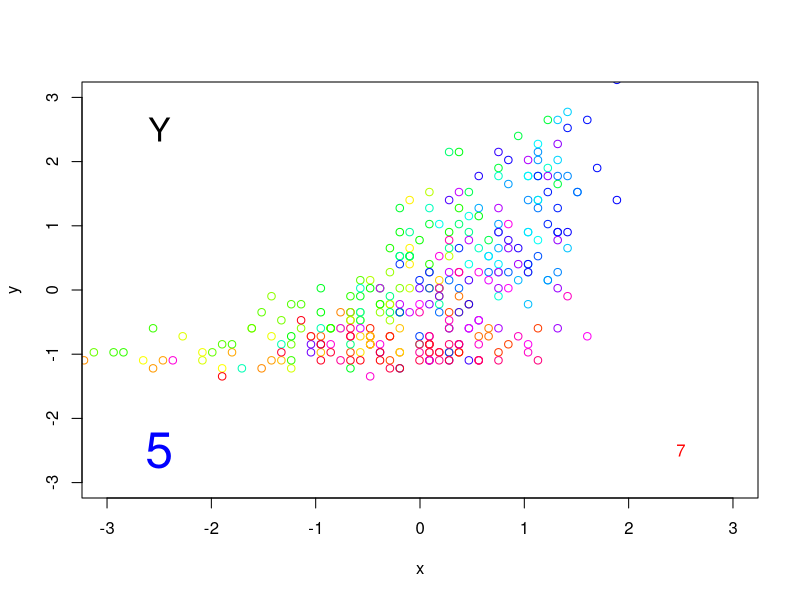
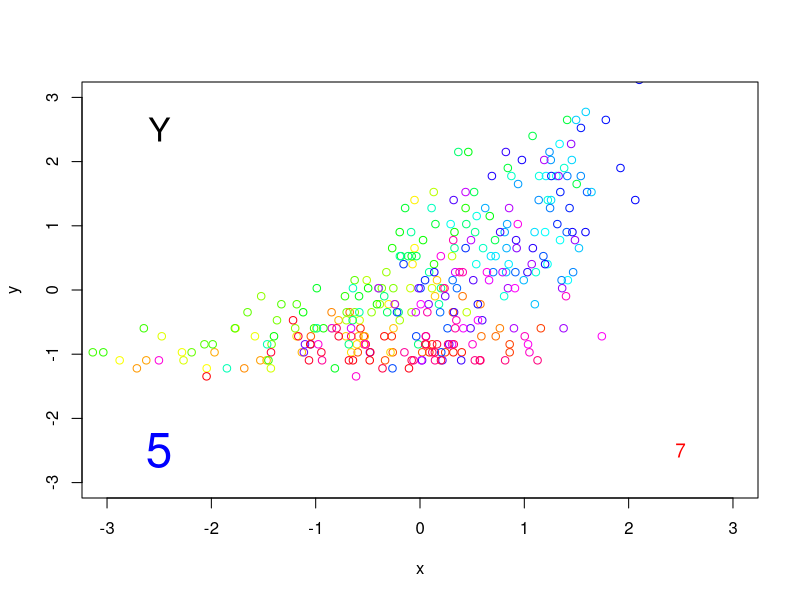
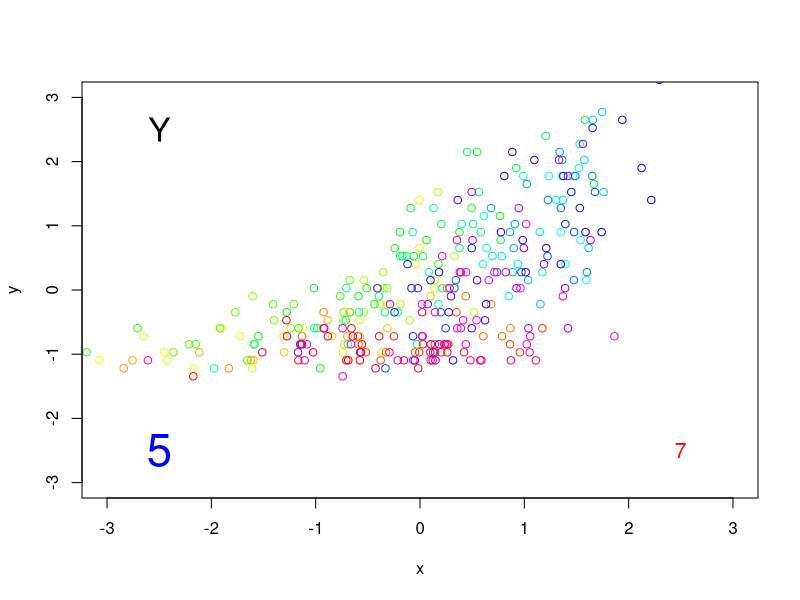
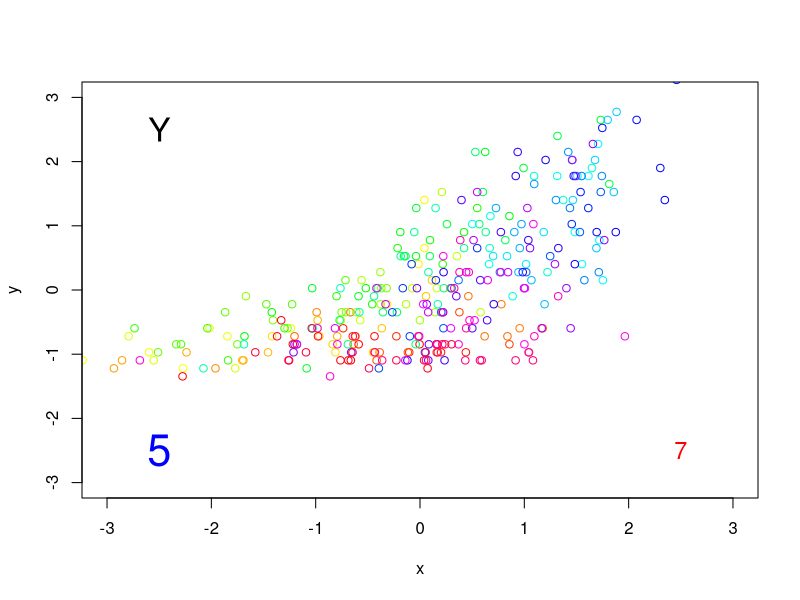
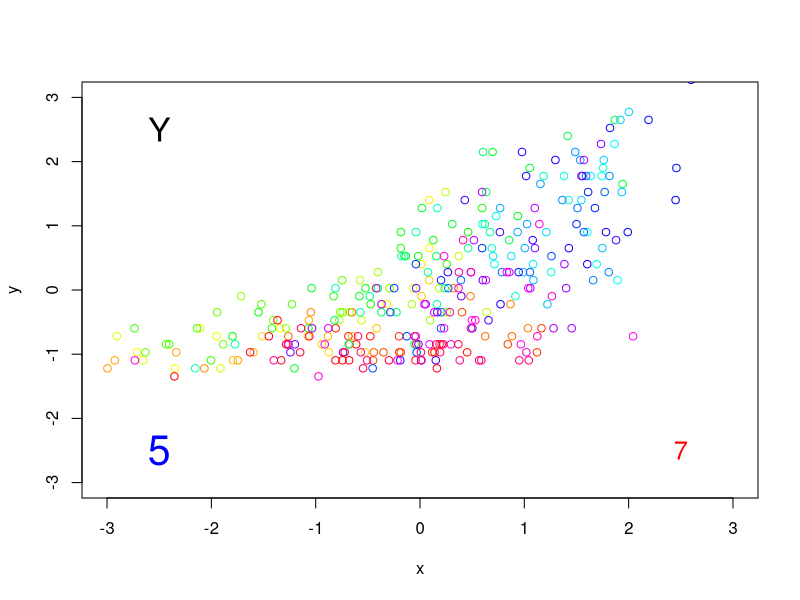
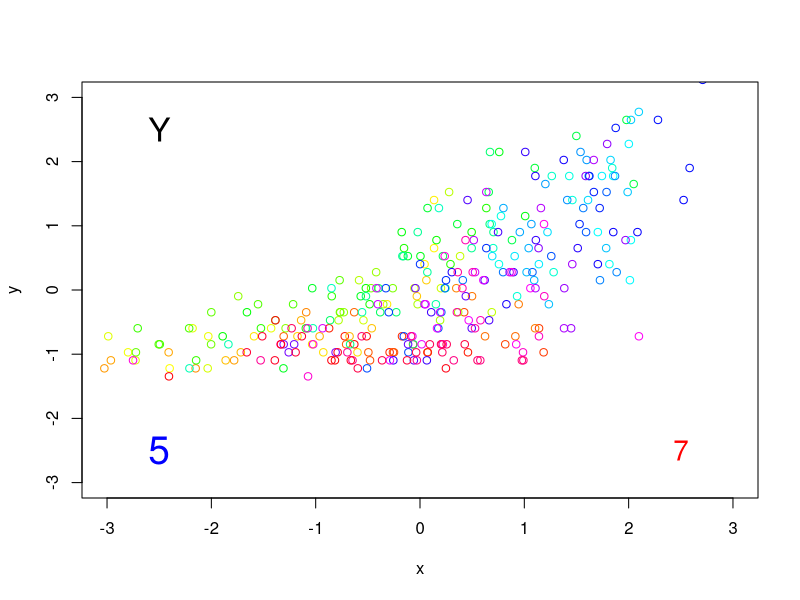
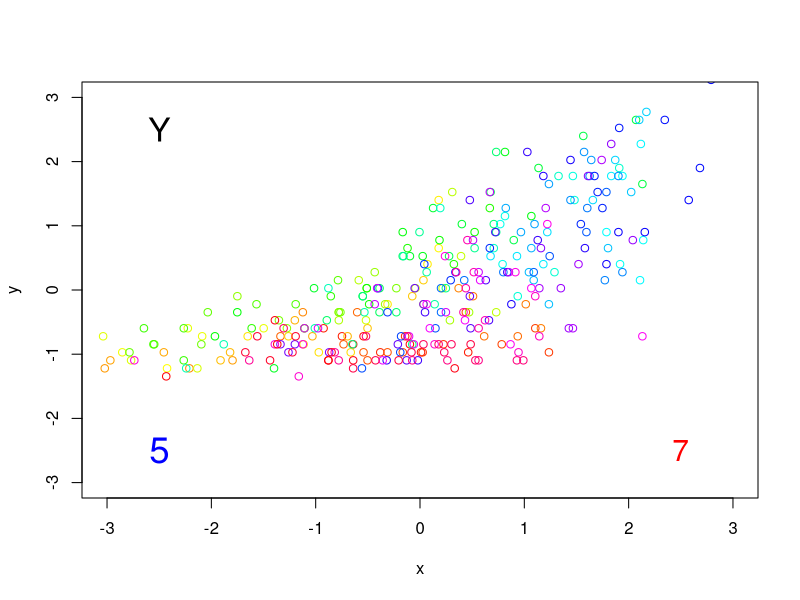
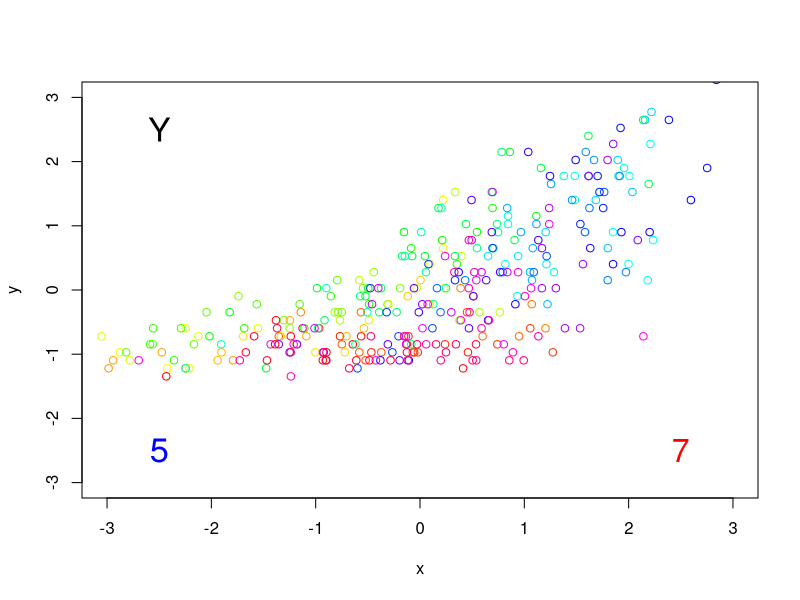

Here is the R script that generated these plots, in order:
# moving scatterplot of y and eight X variables for ozone data

library(gclus)
data(ozone)
help(ozone)

y <- scale(ozone[,1])
X <- scale(ozone[,2:9])
n <- length(y)
p <- 8
v.order <- order.endlink(cor(X))
v.order

cuts <- 15
sec <- 0.2

for (j in 1:(p-1)) {
    x1 <- X[,v.order[j]]
    j.1 <- j + 1
    x2 <- X[,v.order[j.1]]
    for (i in 1:(cuts+1)){
       theta <- (i-1)/cuts*pi/2
       x <- cos(theta)*x1 + sin(theta)*x2
       plot(x, y, col=rainbow(n), xlim=c(-3,3), ylim=c(-3,3))
       text(-2.5,-2.5, v.order[j], col="blue", cex=1+2*(cuts-i+1)/cuts)
       text( 2.5,-2.5, v.order[j.1], col="red", cex=1+2*(i-1)/cuts)
       text(-2.5,2.5, "Y",cex=2)
       Sys.sleep(sec)
    }
}

# end
